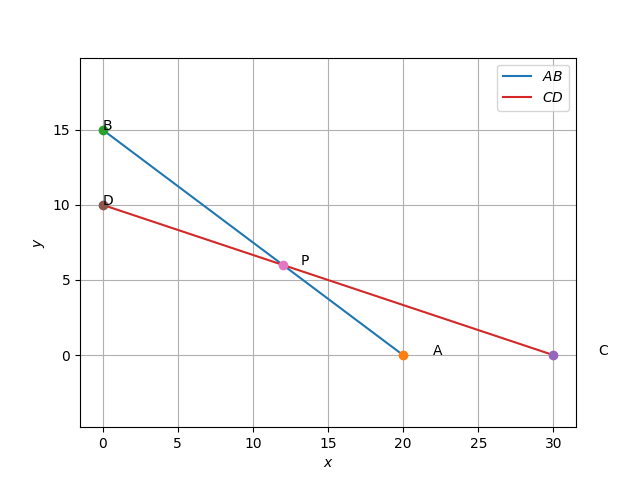

The script that drew this image:
from coeffs import *
from cvxpy import *
import numpy as np
import matplotlib.pyplot as plt
#from numpy import matrix

A = np.array(( [3.0, 4.0], [1.0, 3.0 ])).T
b = np.array([ 60.0, 30.0 ]).reshape((2,-1))
c = np.array([ 8000.0, 12000.0 ])

x = Variable((2,1),nonneg=True)
#Cost function
f = c@x
obj = Maximize(f)
#Constraints
constraints = [A.T@x <= b]

#solution
Problem(obj, constraints).solve()

print(f.value,x.value)

#Line Parameters
n1 = np.array([3,4])
n2 = np.array([1,3])
#n3 = np.array([2,-3])

c1 = 60
c2 = 30
#c3 = 6

#Plotting Line 1
e1 = np.array([1,0])
e2 = np.array([0,1])
A = c1*e1/(n1@e1)
B = c1*e2/(n1@e2)
#Generating Line 1
x_AB = line_gen(A,B)

#Plotting Line 1
plt.plot(x_AB[0,:],x_AB[1,:],label='$AB$')
plt.plot(A[0], A[1], 'o')
plt.text(A[0] * (1 + 0.1), A[1] * (1 - 0.1) , 'A')
plt.plot(B[0], B[1], 'o')
plt.text(B[0] * (1 - 0.2), B[1] * (1) , 'B')

#Plotting Line 2
C = c2*e1/(n2@e1)
D = c2*e2/(n2@e2)
#Generating Line 1
x_CD = line_gen(C,D)

#Plotting Line 1
plt.plot(x_CD[0,:],x_CD[1,:],label='$CD$')
plt.plot(C[0], C[1], 'o')
plt.text(C[0] * (1 + 0.1), C[1] * (1 - 0.1) , 'C')
plt.plot(D[0], D[1], 'o')
plt.text(D[0] * (1 - 0.2), D[1] * (1) , 'D')

#Intersection of the lines
P = line_intersect(n1,c1,n2,c2)

#Plotting points of Intersection
plt.plot(P[0], P[1], 'o')
plt.text(P[0] * (1 + 0.1), P[1] * (1 ) , 'P')

plt.xlabel('$x$')
plt.ylabel('$y$')
plt.legend(loc='best')
plt.grid() # minor
plt.axis('equal')
plt.show()
